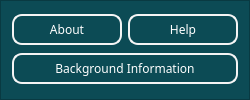
         <widget class="QFrame" name="frame_5">
          <property name="minimumSize">
           <size>
            <width>250</width>
            <height>0</height>
           </size>
          </property>
          <property name="styleSheet">
           <string notr="true">background:rgb(12, 75, 85)</string>
          </property>
          <property name="frameShape">
           <enum>QFrame::StyledPanel</enum>
          </property>
          <property name="frameShadow">
           <enum>QFrame::Raised</enum>
          </property>
          <layout class="QGridLayout" name="gridLayout">
           <item row="0" column="0">
            <widget class="QPushButton" name="buttonAbout">
             <property name="font">
              <font>
               <family>Ebrima</family>
               <pointsize>9</pointsize>
               <weight>50</weight>
               <bold>false</bold>
              </font>
             </property>
             <property name="cursor">
              <cursorShape>PointingHandCursor</cursorShape>
             </property>
             <property name="styleSheet">
              <string notr="true">background:transparent;border-radius:10px;
border:2px solid rgb(245, 245, 245);color:#fff;padding:5px 0</string>
             </property>
             <property name="text">
              <string>About</string>
             </property>
             <property name="icon">
              <iconset>
               <normaloff>../Images/about_.png</normaloff>../Images/about_.png</iconset>
             </property>
             <property name="iconSize">
              <size>
               <width>19</width>
               <height>20</height>
              </size>
             </property>
            </widget>
           </item>
           <item row="0" column="1">
            <widget class="QPushButton" name="buttonHelp">
             <property name="font">
              <font>
               <family>Ebrima</family>
               <pointsize>9</pointsize>
               <weight>50</weight>
               <bold>false</bold>
              </font>
             </property>
             <property name="cursor">
              <cursorShape>PointingHandCursor</cursorShape>
             </property>
             <property name="styleSheet">
              <string notr="true">background:transparent;border-radius:10px;
border:2px solid rgb(245, 245, 245);color:#fff;padding:5px 0</string>
             </property>
             <property name="text">
              <string>Help</string>
             </property>
             <property name="icon">
              <iconset>
               <normaloff>../Images/help_.png</normaloff>../Images/help_.png</iconset>
             </property>
            </widget>
           </item>
           <item row="1" column="0" colspan="2">
            <widget class="QPushButton" name="pushButton">
             <property name="font">
              <font>
               <family>Ebrima</family>
               <pointsize>9</pointsize>
               <weight>50</weight>
               <bold>false</bold>
              </font>
             </property>
             <property name="cursor">
              <cursorShape>PointingHandCursor</cursorShape>
             </property>
             <property name="styleSheet">
              <string notr="true">background:transparent;border-radius:10px;
border:2px solid rgb(245, 245, 245);color:#fff;padding:5px 0</string>
             </property>
             <property name="text">
              <string>Background Information</string>
             </property>
            </widget>
           </item>
          </layout>
         </widget>
